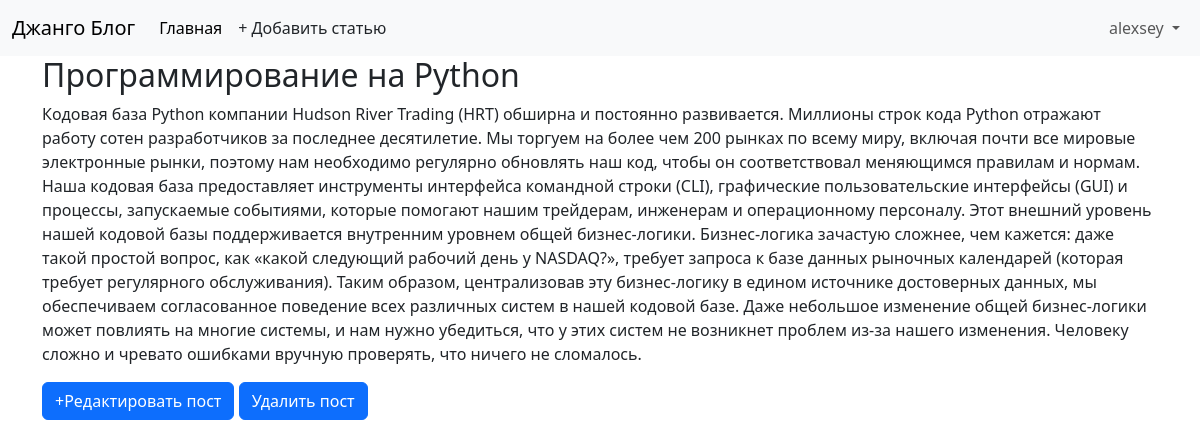
Page /post/2/ (signed in) on the committed database.
### blog/models.py (models this page shows, shortened)
class Post(models.Model):
    title = models.CharField(max_length=200)
    author = models.ForeignKey(
        'auth.User',
        on_delete=models.CASCADE,
    )
    body = models.TextField()

### blog/views.py (the view)
# urls.py: path('post/<int:pk>/', BlogDetailView.as_view(), name='post_detail'),
class BlogDetailView(DetailView):
    model = Post
    template_name = 'post_detail.html'

### templates/post_detail.html
{% extends 'base.html' %}
{% block content %}
  <div class="post-entry">
    <h2>{{ object.title }}</h2>
    <p>{{ object.body }}</p>
  </div>
  <a href="{% url 'post_edit' post.pk %}" class="btn btn-primary">+Редактировать пост</a>
  <a href="{% url 'post_delete' post.pk %}" class="btn btn-primary">Удалить пост</a>
{% endblock %}

### templates/base.html (shortened to what this page needs)
<!DOCTYPE html>
<html>
<head>
  <link href="https://cdn.jsdelivr.net/npm/bootstrap@5.3.3/dist/css/bootstrap.min.css" rel="stylesheet">
</head>
<body>
  <nav class="navbar navbar-expand-lg bg-body-tertiary">
    <div class="container-fluid">
      <a class="navbar-brand" href="{% url 'home' %}">Джанго Блог</a>
      <div class="collapse navbar-collapse" id="navbarSupportedContent">
        <ul class="navbar-nav me-auto mb-2 mb-lg-0">
          <li class="nav-item">
            <a class="nav-link active" aria-current="page" href="{% url 'home' %}">Главная</a>
          </li>
          {% if user.is_authenticated %}
          <li><a href="{% url 'post_new'%}" class="nav-link px-2 link-dark">+ Добавить статью</a></li>
        </ul>
        <div class="mr-auto">
          <ul class="navbar-nav">
            <li class="nav-item dropdown">
              <a class="nav-link dropdown-toggle" href="#" role="button" data-bs-toggle="dropdown"
                aria-expanded="false">
                {{ user.username }}
              </a>
            </li>
        {% endif %}
      </div>
    </div>
  </nav>
  <main>
    <div class="container">
      {% block content %}
      {% endblock content %}
    </div>
  </main>
</body>
</html>

### rows in the picture
Post: title "Программирование на Python", body "Кодовая база Python компании Hudson River Trading (HRT) обширна и постоянно развивается. Миллионы строк кода Python отражают работу сотен разработчиков за последнее десятилетие. Мы торгуем на более чем 200 рынках по всему миру, включая почти все мировые электронные рынки, поэтому нам необходимо регулярно обновлять наш код, чтобы он соответствовал меняющимся правилам и нормам. Наша кодовая база предоставляет инструменты интерфейса командной строки (CLI), графические пользовательские интерфейсы (GUI) и процессы, запускаемые событиями, которые помогают нашим трейдерам, инженерам и операционному персоналу. Этот внешний уровень нашей кодовой базы поддерживается внутренним уровнем общей…"

### other values in the picture
{{ user.username }} "alexsey"
